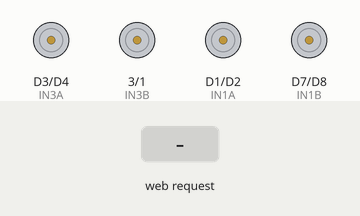
This sketch was run on a simulated ESP8266 (NodeMCU). Parts: motor-driver pin pairs drawn as motors (green arrow = first pin HIGH = forward, orange = second pin HIGH = backward, longer = more drive, scaled by the enable pin). Inputs (shaded band) come from the test bench. WiFi joins after 1.5 s; servers stay silent unless stated; what the sketch prints to the serial monitor is not drawn.

Above: at 2.7 s.
2.8 s: HTTP request GET /F received
At 3.9 s:
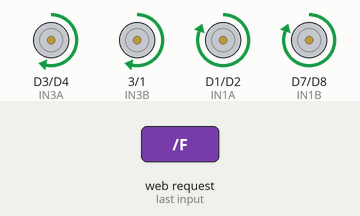
4.3 s: HTTP request GET /B received
At 5.1 s:
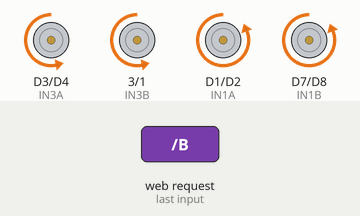
5.8 s: HTTP request GET /L received
At 6.2 s:
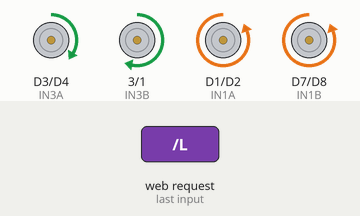
7.3 s: HTTP request GET /R received
At 8.6 s:
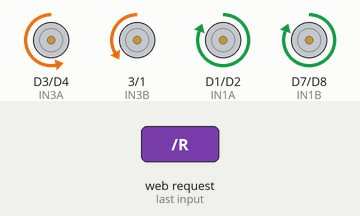
Timing chart, 0 to 9.8 s (numbered marks = the images above; inputs shaded):
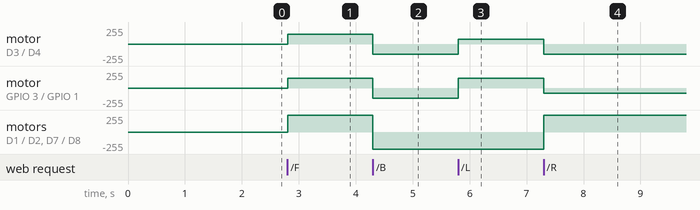

The sketch:

ESP8266code.ino
```cpp
#include <ESP8266WiFi.h>

const char *ssid = "YOUR_WIFI_SSID";
const char *password = "YOUR_WIFI_PASSWORD";

WiFiServer server(80);

int speedValue = 150; // Default speed (0-255)

// Common Speed Control Pins
#define ENA D5  // Speed for Left Motors (Both Front & Rear)
#define ENB D6  // Speed for Right Motors (Both Front & Rear)

// Motor Driver 1 (Front Motors)
#define IN1A D1
#define IN2A D2
#define IN3A D3
#define IN4A D4

// Motor Driver 2 (Rear Motors)
#define IN1B D7
#define IN2B D8
#define IN3B D9
#define IN4B D10

void setup() {
    Serial.begin(115200);

    // Setup Motor Pins
    pinMode(ENA, OUTPUT); pinMode(ENB, OUTPUT);
    pinMode(IN1A, OUTPUT); pinMode(IN2A, OUTPUT);
    pinMode(IN3A, OUTPUT); pinMode(IN4A, OUTPUT);
    pinMode(IN1B, OUTPUT); pinMode(IN2B, OUTPUT);
    pinMode(IN3B, OUTPUT); pinMode(IN4B, OUTPUT);

    // Connect to WiFi
    WiFi.begin(ssid, password);
    Serial.print("Connecting to WiFi...");
    while (WiFi.status() != WL_CONNECTED) {
        delay(500);
        Serial.print(".");
    }
    Serial.println("Connected!");
    Serial.print("IP Address: ");
    Serial.println(WiFi.localIP());

    server.begin();
}

void moveCar(String command) {
    if (command == "F") {  // Forward
        digitalWrite(IN1A, HIGH); digitalWrite(IN2A, LOW);
        digitalWrite(IN3A, HIGH); digitalWrite(IN4A, LOW);
        digitalWrite(IN1B, HIGH); digitalWrite(IN2B, LOW);
        digitalWrite(IN3B, HIGH); digitalWrite(IN4B, LOW);
        analogWrite(ENA, speedValue);
        analogWrite(ENB, speedValue);
    }
    else if (command == "B") {  // Backward
        digitalWrite(IN1A, LOW); digitalWrite(IN2A, HIGH);
        digitalWrite(IN3A, LOW); digitalWrite(IN4A, HIGH);
        digitalWrite(IN1B, LOW); digitalWrite(IN2B, HIGH);
        digitalWrite(IN3B, LOW); digitalWrite(IN4B, HIGH);
        analogWrite(ENA, speedValue);
        analogWrite(ENB, speedValue);
    }
    else if (command == "L") {  // Left Turn
        digitalWrite(IN1A, LOW); digitalWrite(IN2A, HIGH);
        digitalWrite(IN3A, HIGH); digitalWrite(IN4A, LOW);
        digitalWrite(IN1B, LOW); digitalWrite(IN2B, HIGH);
        digitalWrite(IN3B, HIGH); digitalWrite(IN4B, LOW);
        analogWrite(ENA, speedValue / 2);
        analogWrite(ENB, speedValue);
    }
    else if (command == "R") {  // Right Turn
        digitalWrite(IN1A, HIGH); digitalWrite(IN2A, LOW);
        digitalWrite(IN3A, LOW); digitalWrite(IN4A, HIGH);
        digitalWrite(IN1B, HIGH); digitalWrite(IN2B, LOW);
        digitalWrite(IN3B, LOW); digitalWrite(IN4B, HIGH);
        analogWrite(ENA, speedValue);
        analogWrite(ENB, speedValue / 2);
    }
    else if (command == "S") {  // Stop
        digitalWrite(IN1A, LOW); digitalWrite(IN2A, LOW);
        digitalWrite(IN3A, LOW); digitalWrite(IN4A, LOW);
        digitalWrite(IN1B, LOW); digitalWrite(IN2B, LOW);
        digitalWrite(IN3B, LOW); digitalWrite(IN4B, LOW);
        analogWrite(ENA, 0);
        analogWrite(ENB, 0);
    }
}

void setSpeed(int value) {
    speedValue = constrain(value, 0, 255); // Ensure speed is within range
    Serial.print("Speed Set to: ");
    Serial.println(speedValue);
}

void loop() {
    WiFiClient client = server.available();
    if (!client) return;

    String request = client.readStringUntil('\r');
    client.flush();

    Serial.println("Request: " + request);

    if (request.indexOf("/F") != -1) moveCar("F");
    else if (request.indexOf("/B") != -1) moveCar("B");
    else if (request.indexOf("/L") != -1) moveCar("L");
    else if (request.indexOf("/R") != -1) moveCar("R");
    else if (request.indexOf("/S") != -1) moveCar("S");
    else if (request.indexOf("/SPEED?value=") != -1) {
        int start = request.indexOf("/SPEED?value=") + 13;
        int end = request.indexOf(" ", start);
        String speedStr = request.substring(start, end);
        setSpeed(speedStr.toInt());
    }

    // Send Response
    client.println("HTTP/1.1 200 OK");
    client.println("Content-Type: text/html");
    client.println();
    client.println("<html><body>");
    client.println("<h1>ESP8266 Car Control</h1>");
    client.println("<p>Speed: " + String(speedValue) + "</p>");
    client.println("</body></html>");
    client.stop();
}
```

Measured:
- after the input at 2.8 s, motor on D3 (IN3A) / D4 (IN4A), motor on GPIO 3 (IN3B) / GPIO 1 (IN4B): stopped → forward 150/255 at once; motor on D1 (IN1A) / D2 (IN2A), motor on D7 (IN1B) / D8 (IN2B): stopped → forward 255/255 at once
- after the input at 4.3 s, motor on D3 (IN3A) / D4 (IN4A), motor on GPIO 3 (IN3B) / GPIO 1 (IN4B): forward 150/255 → backward 150/255 at once; motor on D1 (IN1A) / D2 (IN2A), motor on D7 (IN1B) / D8 (IN2B): forward 255/255 → backward 255/255 at once
- after the input at 5.8 s, motor on D3 (IN3A) / D4 (IN4A): backward 150/255 → forward 75/255 at once; motor on GPIO 3 (IN3B) / GPIO 1 (IN4B): backward 150/255 → forward 150/255 at once
- after the input at 7.3 s, motor on D3 (IN3A) / D4 (IN4A): forward 75/255 → backward 150/255 at once; motor on GPIO 3 (IN3B) / GPIO 1 (IN4B): forward 150/255 → backward 75/255 at once; motor on D1 (IN1A) / D2 (IN2A), motor on D7 (IN1B) / D8 (IN2B): backward 255/255 → forward 255/255 at once
